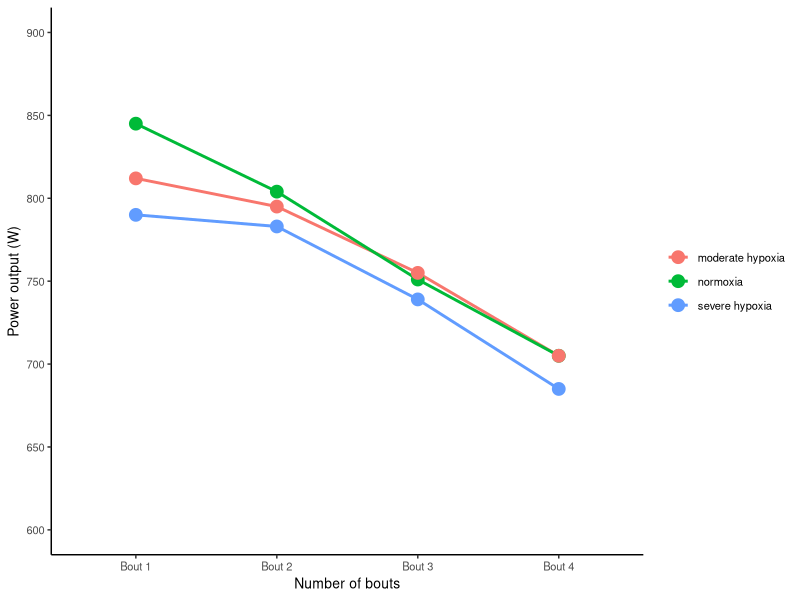

Recreate this plot in R.
## This script contains the code to create the Figure 1 in Supplementary file.

# Load packages
library(patchwork)
library(ggplot2)
library(here)

# Simulate data
df <- data.frame(
  intervention = factor(c("normoxia", "moderate hypoxia", "severe hypoxia",
                          "normoxia", "moderate hypoxia", "severe hypoxia",
                          "normoxia", "moderate hypoxia", "severe hypoxia",
                          "normoxia", "moderate hypoxia", "severe hypoxia")),
  time = factor(c("Bout 1", "Bout 1", "Bout 1",
                  "Bout 2", "Bout 2", "Bout 2",
                  "Bout 3", "Bout 3", "Bout 3",
                  "Bout 4", "Bout 4", "Bout 4"), 
                levels = c("Bout 1", "Bout 2", "Bout 3", "Bout 4")),
  effect = c(845, 812, 790, 804, 795, 783, 751, 755, 739, 705, 705, 685))

# Plot with color-blind friendly palette
ggplot(data = df, aes(x = time, 
                       y = effect, 
                       group = intervention, 
                       color = intervention)) +
  geom_line(size = 1) +
  geom_point(size = 4, fill = "white") +
  xlab("Number of bouts") +
  ylab("Power output (W)") +
  scale_y_continuous(limits = c(600, 900), 
                     breaks = seq(600, 900, by = 50)) +
  theme(legend.title = element_blank(),  
        legend.position = "right", 
        panel.grid.major = element_blank(), 
        panel.grid.minor = element_blank(),
        panel.background = element_blank(), 
        axis.line = element_line(colour = "black")) +
  theme(text = element_text(size = 10))
